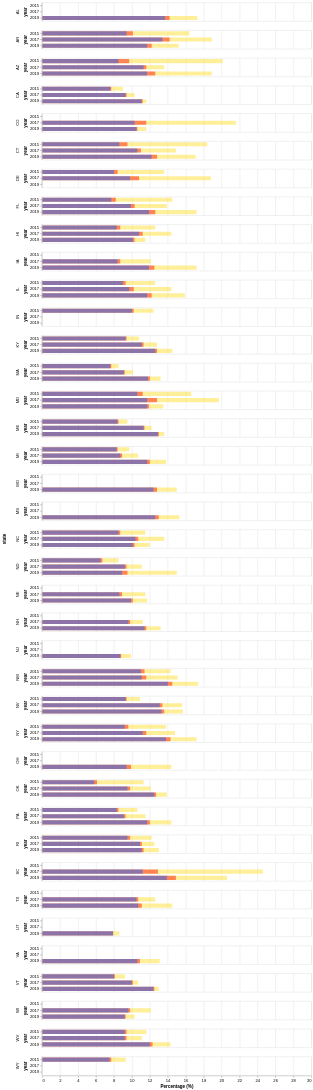

The Vega-Lite source for this figure:
### Vega-Lite specification from a JSON file in a GitHub repository (floating-point values rounded to 4 significant figures; data arrays with more than 128 entries replaced by an {"elided": "..."} marker saying what was removed)
{"config": {"view": {"continuousWidth": 400, "continuousHeight": 300}}, "data": {"name": "data-9c27152fc0341c8bb8a9e8692f7a5537"}, "facet": {"row": {"field": "state", "type": "nominal"}}, "spec": {"layer": [{"mark": {"type": "bar", "opacity": 0.4, "size": 10}, "encoding": {"color": {"value": "gold"}, "tooltip": [{"field": "state", "title": "State", "type": "nominal"}, {"field": "year", "title": "Year", "type": "ordinal"}, {"field": "bounds", "title": "Bound", "type": "nominal"}, {"field": "Ylgb_bound_value", "title": "Percent (%)", "type": "quantitative"}], "x": {"axis": {"title": "Percentage (%)"}, "field": "Ylgb_bound_value", "scale": {"domainMax": 30}, "type": "quantitative"}, "y": {"field": "year", "type": "ordinal"}}, "height": 45, "selection": {"selector010": {"type": "interval", "bind": "scales", "encodings": ["x", "y"]}}, "transform": [{"filter": "(datum.bounds === 'upper')"}], "width": 650}, {"mark": {"type": "bar", "opacity": 0.45, "size": 10}, "encoding": {"color": {"value": "red"}, "tooltip": [{"field": "state", "title": "State", "type": "nominal"}, {"field": "year", "title": "Year", "type": "ordinal"}, {"field": "bounds", "title": "Bound", "type": "nominal"}, {"field": "Ylgb_bound_value", "title": "Percent (%)", "type": "quantitative"}], "x": {"axis": {"title": "Percentage (%)"}, "field": "Ylgb_bound_value", "scale": {"domainMax": 30}, "type": "quantitative"}, "y": {"field": "year", "type": "ordinal"}}, "height": 45, "selection": {"selector009": {"type": "interval", "bind": "scales", "encodings": ["x", "y"]}}, "transform": [{"filter": "(datum.bounds === 'obs')"}], "width": 650}, {"mark": {"type": "bar", "opacity": 0.6, "size": 10}, "encoding": {"color": {"value": "royalblue"}, "tooltip": [{"field": "state", "title": "State", "type": "nominal"}, {"field": "year", "title": "Year", "type": "ordinal"}, {"field": "bounds", "title": "Bound", "type": "nominal"}, {"field": "Ylgb_bound_value", "title": "Percent (%)", "type": "quantitative"}], "x": {"axis": {"title": "Percentage (%)"}, "field": "Ylgb_bound_value", "scale": {"domainMax": 30}, "type": "quantitative"}, "y": {"field": "year", "type": "ordinal"}}, "height": 45, "selection": {"selector008": {"type": "interval", "bind": "scales", "encodings": ["x", "y"]}}, "transform": [{"filter": "(datum.bounds === 'lower')"}], "width": 650}]}, "$schema": "https://vega.github.io/schema/vega-lite/v4.17.0.json", "datasets": {"data-9c27152fc0341c8bb8a9e8692f7a5537": {"elided": "273 records"}}}
